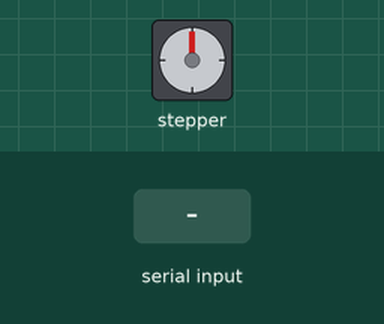
This sketch was run on a simulated Arduino Uno, built with avr-gcc and run on an emulated ATmega328P. On the bench: stepper motor. Wiring (inferred from the names in the program): stepper motor driver (200 steps per turn assumed): step pin 9; direction pin 8. The test bench sets the inputs (shaded band). What the sketch prints to the serial monitor is not drawn.

Above: at 1.2 s.
1.3 s: "m25\n" received over Serial
At 2.6 s:
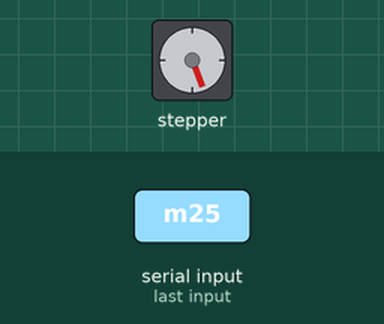
2.9 s: "m,1\n" received over Serial
At 4.1 s:
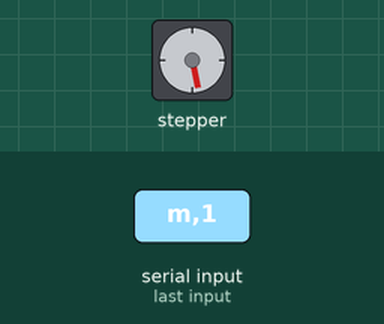
4.4 s: "m,150\n" received over Serial
At 6.1 s:
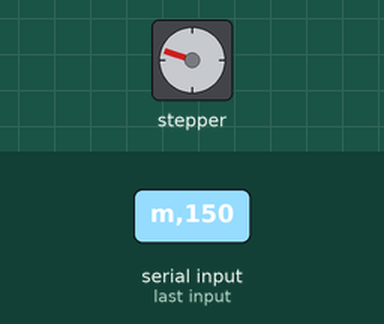
6.4 s: "m25\n" received over Serial
At 6.8 s:
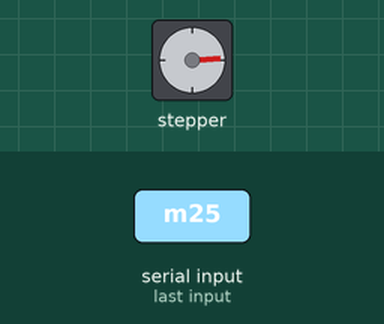
8.0 s: "m,150\n" received over Serial
At 9.0 s:
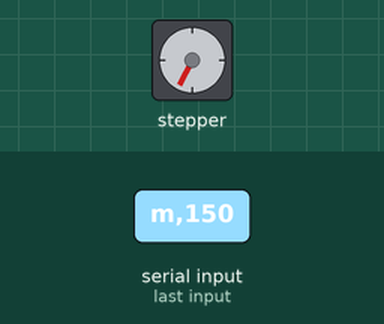
Timing chart, 0 to 11.0 s (numbered marks = the images above; inputs shaded):
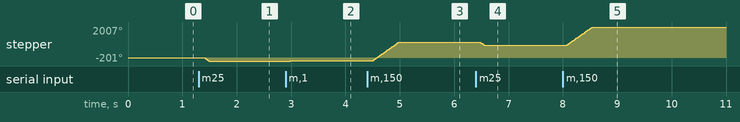

Measured:
- after the input at 1.3 s, stepper: turns 201° counter-clockwise, starting after 0.10 s
- after the input at 4.4 s, stepper: turns 1200° clockwise in 0.48 s, starting after 0.09 s
- after the input at 6.4 s, stepper: turns 202° counter-clockwise, starting after 0.07 s
- after the input at 8.0 s, stepper: turns 1201° clockwise in 0.48 s, starting after 0.05 s

The sketch:

stepper_control.ino
```cpp
#ifdef __AVR__
 #include <avr/power.h> // Required for 16 MHz Adafruit Trinket
#endif

#define Pulse 9 // stepper1
#define Dir 8 // stepper1

long delay_Micros = 1800; // Set value
float half_circle_counter = 800; // adjust this value until it steps aa full half circle (180 degs)
int speed_delay = 350; // make value smaller for faster motor, larger for slower
float counter1 = 0;
float curr_deg1 = 0;
float goal_deg1 = 0;
float m1_limit = 180;


void setup(){
  pinMode(Pulse,OUTPUT);
  pinMode(Dir,OUTPUT);
  digitalWrite(Dir,LOW);

  Serial.begin(9600);
}

void turnClockwise(){
  digitalWrite(8, HIGH);
  digitalWrite(9, HIGH);
  delayMicroseconds(speed_delay);
  digitalWrite(9, LOW);
  delayMicroseconds(speed_delay);
}

void turnCounter(){
  digitalWrite(8, LOW);
  digitalWrite(9, HIGH);
  delayMicroseconds(speed_delay);
  digitalWrite(9, LOW);
  delayMicroseconds(speed_delay);
}

void turnClockwiseDegs(float degs){
  counter1 = 0;
  float goal = half_circle_counter*(degs/180);
  while (counter1 < goal){
    turnClockwise();
    counter1++;
  }
}

void turnCounterDegs(float degs){
  counter1 = 0;
  float goal = half_circle_counter*(degs/180);
  while (counter1 < goal){
    turnCounter();
    counter1++;
  }
}

void turnDegrees(float degs){
  float degs_to_turn = abs(degs);
  if (degs < 0){
    turnCounterDegs(degs_to_turn);
  }
  else{
    turnClockwiseDegs(degs_to_turn);
  }
  curr_deg1 += degs;
}

bool deg_check(float degs){
  float new_deg = curr_deg1 + degs;
  if (new_deg > m1_limit){
    return false;
  }
  if (new_deg < 0){
    return false;
  }
  return true;
}

bool deg_desired_check(float degs){
  return !(degs > m1_limit || degs < 0);
}

float amount_to_turn(float desired_degs){
  float goal = desired_degs - curr_deg1;
  return goal;
}


/** COMMAND INSTRUCTIONS:

to set Stepper1: "m25" for example, if you want to set it to 25 degrees
to set light color: "c23,233,124" for example if you want to set rgb to 23,244,124

**/
void loop()
{
  if (Serial.available()) { // Check if there is incoming data
    String command = Serial.readStringUntil('\n');
    if (command.substring(0, 1).equals("m")){
      int firstCommaIndex = command.indexOf(',');
      int m1_init = command.substring(1, firstCommaIndex).toFloat();
      int m1_new = command.substring(firstCommaIndex + 1).toFloat();

      curr_deg1 = m1_init;
      if (deg_desired_check(m1_new)){
        goal_deg1 = m1_new;
      }
      if (curr_deg1 != goal_deg1){
        turnDegrees(amount_to_turn(goal_deg1));
      }
      Serial.print("Set Stepper1 to degree: "); // Print a message to the serial monitor
      Serial.print(m1_new); // Print the received value
      Serial.print(" from: "); // Print a message to the serial monitor
      Serial.print(m1_init); // Print the received value
    }
  }
  delay(100); // Wait for a short period to avoid sending too much data too quickly
}
```
